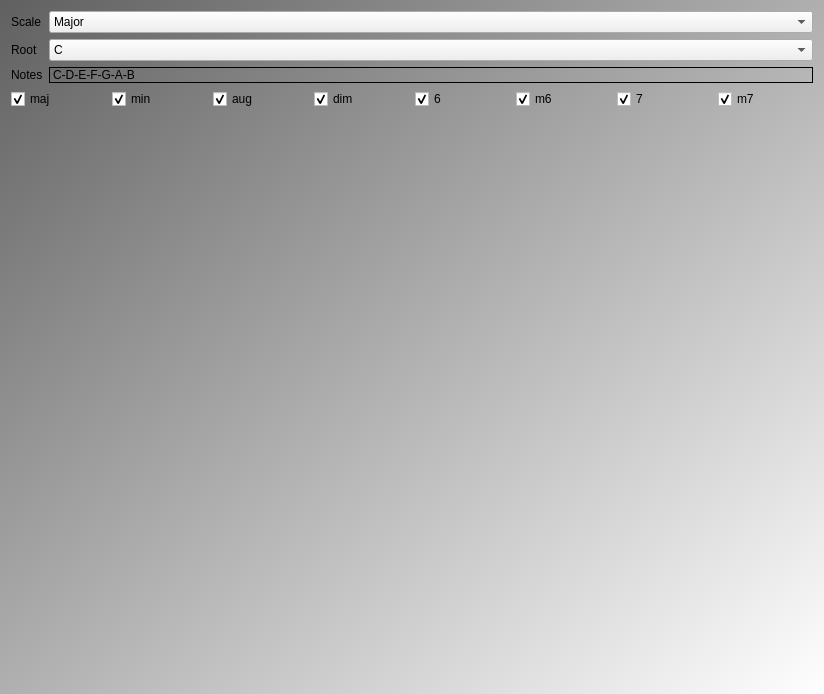
<?xml version="1.0" encoding="UTF-8"?>
<ui version="4.0">
 <class>QtMusicTheorySingleScaleDialog</class>
 <widget class="QDialog" name="QtMusicTheorySingleScaleDialog">
  <property name="geometry">
   <rect>
    <x>0</x>
    <y>0</y>
    <width>824</width>
    <height>694</height>
   </rect>
  </property>
  <property name="windowTitle">
   <string>MusicTheory</string>
  </property>
  <property name="windowIcon">
   <iconset resource="ToolMusicTheory.qrc">
    <normaloff>:/images/R.png</normaloff>:/images/R.png</iconset>
  </property>
  <property name="styleSheet">
   <string notr="true">QDialog { 
background-color: qlineargradient(x1: 0, y1: 0, x2: 1, y2: 1, stop: 0  #606060, stop: 1 #ffffff);
}

QLabel { font: 28px,  &quot;Courier&quot; }
QComboBox { font: 20px,  &quot;Courier&quot; }
QCheckBox { font: 20px,  &quot;Courier&quot; }</string>
  </property>
  <layout class="QVBoxLayout" name="verticalLayout">
   <item>
    <layout class="QGridLayout" name="top">
     <item row="2" column="0">
      <widget class="QLabel" name="label_notes">
       <property name="sizePolicy">
        <sizepolicy hsizetype="Maximum" vsizetype="Preferred">
         <horstretch>0</horstretch>
         <verstretch>0</verstretch>
        </sizepolicy>
       </property>
       <property name="text">
        <string>Notes</string>
       </property>
      </widget>
     </item>
     <item row="1" column="0">
      <widget class="QLabel" name="label_root">
       <property name="sizePolicy">
        <sizepolicy hsizetype="Maximum" vsizetype="Preferred">
         <horstretch>0</horstretch>
         <verstretch>0</verstretch>
        </sizepolicy>
       </property>
       <property name="text">
        <string>Root</string>
       </property>
      </widget>
     </item>
     <item row="0" column="1">
      <widget class="QComboBox" name="scale">
       <item>
        <property name="text">
         <string>Major</string>
        </property>
       </item>
       <item>
        <property name="text">
         <string>Moll-Dur subdominant</string>
        </property>
       </item>
      </widget>
     </item>
     <item row="1" column="1">
      <widget class="QComboBox" name="root">
       <item>
        <property name="text">
         <string>C</string>
        </property>
       </item>
       <item>
        <property name="text">
         <string>C#</string>
        </property>
       </item>
       <item>
        <property name="text">
         <string>D</string>
        </property>
       </item>
       <item>
        <property name="text">
         <string>D#</string>
        </property>
       </item>
       <item>
        <property name="text">
         <string>E</string>
        </property>
       </item>
       <item>
        <property name="text">
         <string>F</string>
        </property>
       </item>
       <item>
        <property name="text">
         <string>F#</string>
        </property>
       </item>
       <item>
        <property name="text">
         <string>G</string>
        </property>
       </item>
       <item>
        <property name="text">
         <string>G#</string>
        </property>
       </item>
       <item>
        <property name="text">
         <string>A</string>
        </property>
       </item>
       <item>
        <property name="text">
         <string>A#</string>
        </property>
       </item>
       <item>
        <property name="text">
         <string>B</string>
        </property>
       </item>
      </widget>
     </item>
     <item row="0" column="0">
      <widget class="QLabel" name="label_scale">
       <property name="sizePolicy">
        <sizepolicy hsizetype="Maximum" vsizetype="Preferred">
         <horstretch>0</horstretch>
         <verstretch>0</verstretch>
        </sizepolicy>
       </property>
       <property name="text">
        <string>Scale</string>
       </property>
      </widget>
     </item>
     <item row="2" column="1">
      <widget class="QLabel" name="notes">
       <property name="frameShape">
        <enum>QFrame::Box</enum>
       </property>
       <property name="text">
        <string>C-D-E-F-G-A-B</string>
       </property>
      </widget>
     </item>
    </layout>
   </item>
   <item>
    <layout class="QHBoxLayout" name="horizontalLayout">
     <item>
      <widget class="QCheckBox" name="display_major">
       <property name="text">
        <string>maj</string>
       </property>
       <property name="checked">
        <bool>true</bool>
       </property>
      </widget>
     </item>
     <item>
      <widget class="QCheckBox" name="display_minor">
       <property name="text">
        <string>min</string>
       </property>
       <property name="checked">
        <bool>true</bool>
       </property>
      </widget>
     </item>
     <item>
      <widget class="QCheckBox" name="display_aug">
       <property name="text">
        <string>aug</string>
       </property>
       <property name="checked">
        <bool>true</bool>
       </property>
      </widget>
     </item>
     <item>
      <widget class="QCheckBox" name="display_dim">
       <property name="text">
        <string>dim</string>
       </property>
       <property name="checked">
        <bool>true</bool>
       </property>
      </widget>
     </item>
     <item>
      <widget class="QCheckBox" name="display_6">
       <property name="text">
        <string>6</string>
       </property>
       <property name="checked">
        <bool>true</bool>
       </property>
      </widget>
     </item>
     <item>
      <widget class="QCheckBox" name="display_m6">
       <property name="text">
        <string>m6</string>
       </property>
       <property name="checked">
        <bool>true</bool>
       </property>
      </widget>
     </item>
     <item>
      <widget class="QCheckBox" name="display_7">
       <property name="text">
        <string>7</string>
       </property>
       <property name="checked">
        <bool>true</bool>
       </property>
      </widget>
     </item>
     <item>
      <widget class="QCheckBox" name="display_m7">
       <property name="text">
        <string>m7</string>
       </property>
       <property name="checked">
        <bool>true</bool>
       </property>
      </widget>
     </item>
    </layout>
   </item>
   <item>
    <widget class="QtChordRelationsWidget" name="widget" native="true">
     <property name="sizePolicy">
      <sizepolicy hsizetype="Preferred" vsizetype="MinimumExpanding">
       <horstretch>0</horstretch>
       <verstretch>0</verstretch>
      </sizepolicy>
     </property>
     <layout class="QVBoxLayout" name="verticalLayout_3"/>
    </widget>
   </item>
  </layout>
 </widget>
 <layoutdefault spacing="6" margin="11"/>
 <customwidgets>
  <customwidget>
   <class>QtChordRelationsWidget</class>
   <extends>QWidget</extends>
   <header>qtchordrelationswidget.h</header>
   <container>1</container>
  </customwidget>
 </customwidgets>
 <resources>
  <include location="ToolMusicTheory.qrc"/>
 </resources>
 <connections/>
</ui>
